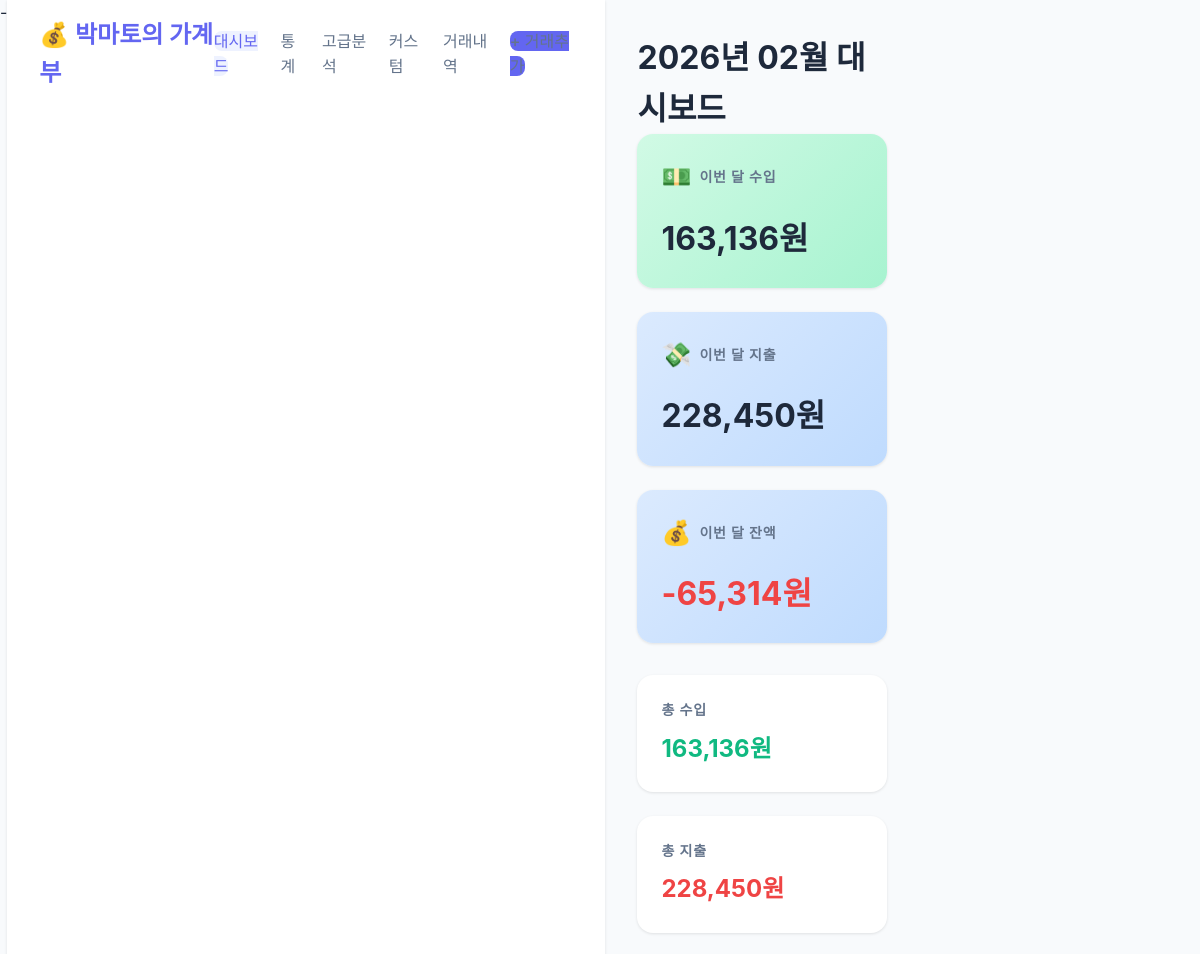
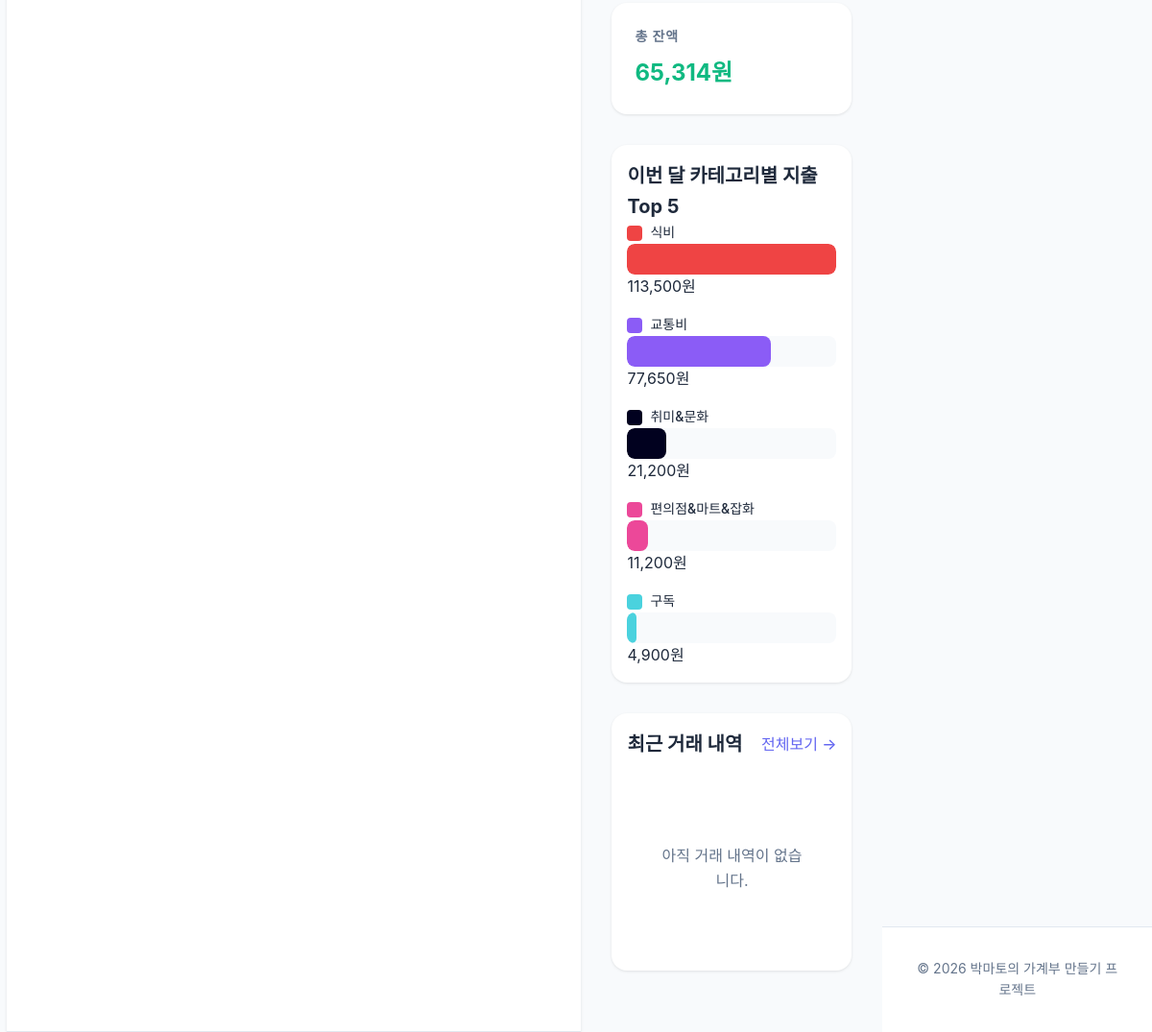
The page / on the database its author committed (2 pictures, top to bottom).
### models/category.py (models this page shows, shortened)
class Category(db.Model):
    __tablename__ = 'categories'
    category_id = db.Column(db.Integer, primary_key = True)
    user_id = db.Column(db.Integer, db.ForeignKey('users.user_id'), nullable = False, default = 1)
    name = db.Column(db.String(50), nullable = False)
    category_type = db.Column(db.String(10), nullable = False)  # 'income' or 'expense'
    color = db.Column(db.String(7), default = '#6366f1') # 차트 색상 hex code
    is_active = db.Column(db.Boolean, default = True, nullable = False)
    created_at = db.Column(db.DateTime, default = datetime.now(timezone.utc), nullable = False)
    user = db.relationship('User', back_populates = 'categories', lazy = 'joined')
    transactions = db.relationship('Transaction', back_populates = 'category', lazy = 'select', cascade = 'save-update')

### routes/main.py (the view)
@main_bp.route('/')
def index():
    today = datetime.now()
    first_day = today.replace(day = 1)
    if today.month == 12:
        last_day = today.replace(year = today.year + 1, month = 1, day = 1) - timedelta(days = 1)
    else:
        last_day = today.replace(month = today.month + 1, day = 1) - timedelta(days = 1)
    month_income = db.session.query(func.sum(Transaction.amount))\
        .filter(
            Transaction.transaction_type == 'income',
            Transaction.date >= first_day.date(),
            Transaction.date <= last_day.date()
        ).scalar() or 0
    month_expense = db.session.query(func.sum(Transaction.amount))\
        .filter(
            Transaction.transaction_type == 'expense',
            Transaction.date >= first_day.date(),
            Transaction.date <= last_day.date()
        ).scalar() or 0
    total_income = db.session.query(func.sum(Transaction.amount))\
        .filter(Transaction.transaction_type == 'income').scalar() or 0
    total_expense = db.session.query(func.sum(Transaction.amount))\
        .filter(Transaction.transaction_type == 'expense').scalar() or 0
    recent_ten_transactions = Transaction.query\
        .order_by(Transaction.date.desc(), Transaction.created_at.desc())\
        .limit(10).all()
    top_categories = db.session.query(
        Category.name,
        Category.color,
        func.sum(Transaction.amount).label('amount_sum')
    ).join(Transaction)\
    .filter(
        Transaction.transaction_type == 'expense',
        Transaction.date >= first_day.date(),
        Transaction.date <= last_day.date()
    ).group_by(Category.category_id)\
    .order_by(func.sum(Transaction.amount).desc())\
    .limit(10)\
    .all()
    return render_template('index.html',
                            month_income = month_income,
                            month_expense = month_expense,
                            month_balance = month_income - month_expense,
                            total_income = total_income,
                            total_expense = total_expense,
                            total_balance = total_expense - total_income,
                            recent_ten_transactions = recent_ten_transactions,
                            top_categories = top_categories,
                            current_month = today.strftime('%Y년 %m월')
                           )

### templates/index.html (shortened to what this page needs)
{% extends "base.html" %}
{% block content %}
<div class="dashboard">
    <h2 class="page-title">{{ current_month }} 대시보드</h2>
    <div class="summary-cards">
        <div class="card card-income">
            <div class="card-header">
                <span class="card-icon">💵</span>
                <h3>이번 달 수입</h3>
            </div>
            <p class="card-amount">{{ "{:,}".format(month_income) }}원</p>
        </div>
        <div class="card card-expense">
            <div class="card-header">
                <span class="card-icon">💸</span>
                <h3>이번 달 지출</h3>
            </div>
            <p class="card-amount">{{ "{:,}".format(month_expense) }}원</p>
        </div>
        <div class="card card-balance">
            <div class="card-header">
                <span class="card-icon">💰</span>
                <h3>이번 달 잔액</h3>
            </div>
            <p class="card-amount {% if month_balance < 0 %}negative{% endif %}">
                {{ "{:,}".format(month_balance) }}원
            </p>
        </div>
    </div>
    <div class="summary-cards">
        <div class="card">
            <h4>총 수입</h4>
            <p class="amount-text income-color">{{ "{:,}".format(total_income) }}원</p>
        </div>
        <div class="card">
            <h4>총 지출</h4>
            <p class="amount-text expense-color">{{ "{:,}".format(total_expense) }}원</p>
        </div>
        <div class="card">
            <h4>총 잔액</h4>
            <p class="amount-text {% if total_balance < 0 %}expense-color{% else %}income-color{% endif %}">
                {{ "{:,}".format(total_balance) }}원
            </p>
        </div>
    </div>
    {% if top_categories %}
    <div class="section">
        <h3 class="section-title">이번 달 카테고리별 지출 Top 5</h3>
        <div class="category-bars">
            {% for category in top_categories %}
            <div class="category-var-item">
                <div class="category-info">
                    <span class="category-color" style="background-color: {{ category.color }}"></span>
                    <span class="category-name">{{ category.name }}</span>
                </div>
                <div class="bar-container">
                    <div class="bar" style="width: {{ (category.amount_sum / top_categories[0].amount_sum * 100) }}%; background-color: {{ category.color }}">
                    </div>
                </div>
                <span class="category-amount">{{ "{:,}".format(category.amount_sum) }}원</span>
            </div>
            {% endfor %}
        </div>
    </div>
    {% endif %}
    <div class="section">
        <div class="section-header">
            <h3 class="section-title">최근 거래 내역</h3>
            <a href="{{ url_for('transaction.list') }}" class="btn-link">전체보기 →</a>
        </div>
        {% if recent_transactions %}
        <div class="transaction_list">
            {% for t in recent_transactions %}
            <div class="transaction-item">
                <div class="transaction-left">
                    <span class="transaction-badge {{ t.transaction_type }}" >
                        {{ '수입' if t.transaction_type == 'income' else '지출'}}
                    </span>
                    <div class="transaction_info">
                        <p class="transaction_desc">{{ t.description }}</p>
                        <p class="transaction_meta">
                            {{ t.date.strftime('%Y-%m-%d') }} · {{ t.category.name }} · {{ t.payment_method.name }}
                        </p>
                    </div>
                </div>
                <div class="transaction-right">
                    <p class="transaction-amount {{ t.transaction_type }}">
                        {{ '+' if t.transaction_type == 'income' else '-' }}{{ "{:,}".format(t.amount) }}원
                    </p>
                </div>
            </div>
            {% endfor %}
        </div>
        {% else %}
        <p class="empty-state">아직 거래 내역이 없습니다.</p>
        {% endif %}
    </div>
</div>
{% endblock %}

### static/css/style.css (style rules this page uses)
* { margin: 0; padding: 0; box-sizing: border-box; }
:root { --primary-color: #6366f1; --primary-dark: #4f46e5; --primary-light: #818cf8; --income-color: #10b981; --expense-color: #ef4444; --background: #f8fafc; --surface: #ffffff; --text-primary: #1e293b; --text-secondary: #64748b; --border-color: #e2e8f0; --shadow: 0 1px 3px rgba(0, 0, 0, 0.1); --shadow-lg: 0 10px 25px rgba(0, 0, 0, 0.1); }
body { font-family: -apple-system, BlinkMacSystemFont, 'Segoe UI', 'Roboto', 'Helvetica', 'Arial', sans-serif; background: var(--background); color: var(--text-primary); line-height: 1.6; min-height: 100vh; display: flex; flex-direction: columnl; }
.btn-link { color: var(--primary-color); text-decoration: none; font-weight: 500; }
.page-title { font-size: 2rem; font-weight: 700; color: var(--text-primary); }
.summary-cards { display: grid; grid-template-columns: repeat(auto-fit, minmax(250px, 1fr)); gap: 1.5rem; margin-bottom: 2rem; }
.card { background: var(--surface); border-radius: 1rem; padding: 1.5rem; box-shadow: var(--shadow); transition: transform 0.2s, box-shadow 0.2s; }
.card-header { display: flex; align-items: center; gap: 0.5rem; margin-bottom: 1rem; }
.card-icon { font-size: 1.5rem; }
.card h3, .card h4 { font-size: 0.875rem; color: var(--text-secondary); font-weight: 600; text-transform: uppercase; letter-spacing: 0.05rem; }
.card-amount { font-size: 2rem; font-weight: 700; color: var(--text-primary); }
.card-income { background: linear-gradient(135deg, #d1fae5 0%, #a7f3d0 100%); }
.card-expense { background: linear-gradient(135deg, #dbeafe 0%, #bfdbfe 100%); }
.card-balance { background: linear-gradient(135deg, #dbeafe 0%, #bfdbfe 100%); }
.amount-text { font-size: 1.5rem; font-weight: 700; margin-top: 0.5rem; }
.income-color { color: var(--income-color); }
.expense-color { color: var(--expense-color); }
.negative { color: var(--expense-color); }
.section { background: var(--surface); border-radius: 1rem; padding: 1rem; margin-bottom: 2rem; box-shadow: var(--shadow); }
.section-header { display: flex; justify-content: space-between; align-items: center; margin-bottom: 1.5rem; }
.section-title { font-size: 1.25rem; font-weight: 700; color: var(--text-primary); }
.category-bars { display: flex; flex-direction: column; gap: 1rem; }
.category-info { display: flex; align-items: center; gap: 0.5rem; min-width: 120px; }
.category-color { width: 16px; height: 16px; border-radius: 4px; }
.category-name { font-weight: 500; font-size: 0.875rem; }
.bar-container { flex: 1; height: 32px; background: var(--background); border-radius: 0.5rem; overflow: hidden; }
.bar { height: 100%; border-radius: 0.5rem; transition: width 0.5s ease; }
.empty-state { text-align: center; padding: 4rem 2rem; color: var(--text-secondary); }

### rows shown on the page
Category: name "식비", amount_sum "113,500"
Category: name "교통비", amount_sum "77,650"
Category: name "취미&문화", amount_sum "21,200"
Category: name "편의점&마트&잡화", amount_sum "11,200"
Category: name "구독", amount_sum "4,900"

### other values the page prints
{{ "{:,}".format(month_income) }} "163,136"
{{ "{:,}".format(month_expense) }} "228,450"
{{ "{:,}".format(month_balance) }} "-65,314"
{{ "{:,}".format(total_income) }} "163,136"
{{ "{:,}".format(total_expense) }} "228,450"
{{ "{:,}".format(total_balance) }} "65,314"
